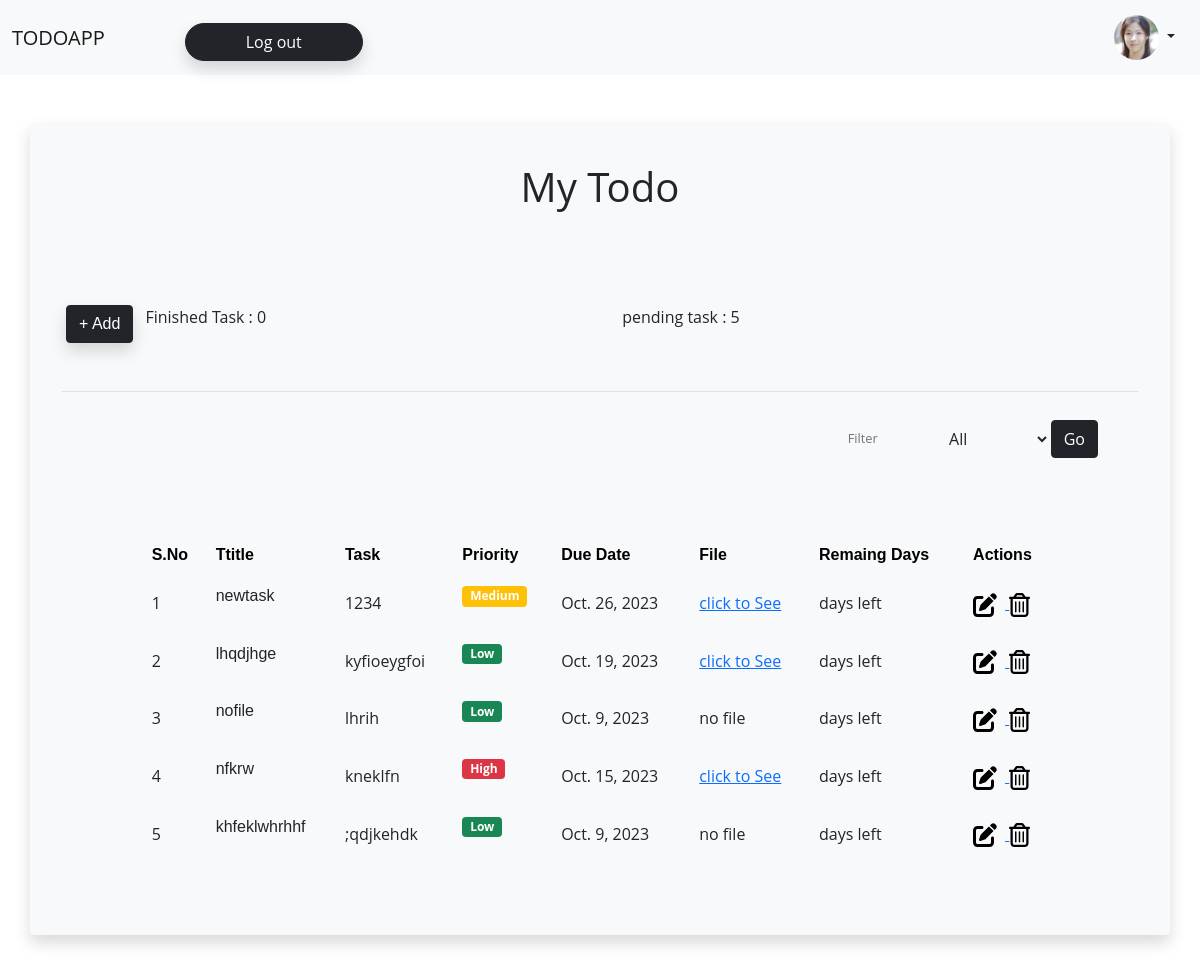
The app's page /index/ (signed in) with its own data.
### adApp/models.py (models this page shows, shortened)
class CustomUser(AbstractUser):
    userIMG = models.ImageField(upload_to="uploads")
    uuid = models.UUIDField(default=uuid.uuid4, editable=False)

class ListDetails(models.Model):
    PRIORTY_LEVEL = [("High", "High"), ("Medium", "Medium"), ("Low", "Low")]
    title = models.CharField(max_length=300)
    slug = models.SlugField(unique=True)
    desc = models.CharField(max_length=300)
    updateDate = models.DateField(default=timezone.now)
    due_date = models.DateField(default=timezone.now)
    is_finished = models.BooleanField(default=False)
    fileUpload = models.FileField(upload_to="uploads/", default=None)
    priority = models.CharField(choices=PRIORTY_LEVEL, max_length=30)
    owner = models.ForeignKey(settings.AUTH_USER_MODEL,
                              on_delete=models.CASCADE)

### adApp/views.py (the view)
# urls.py: path("index/", ShowData.as_view(), name="show"),
class ShowData(LoginRequiredMixin, ListView):
    model = ListDetails
    login_url = "login"
    template_name = "index.html"
    context_object_name = "showdetails"
    def get_queryset(self):
        user = self.request.user
        specificData = ListDetails.objects.none()
        if user.is_authenticated:
            specificData = ListDetails.objects.filter(owner=user)
            return specificData
    def get_context_data(self, **kwargs):
        context = super().get_context_data(**kwargs)
        today = date.today()
        pendigTask = ListDetails.objects.filter(
            is_finished=False, owner=self.request.user).count()
        finishedTask = ListDetails.objects.filter(
            is_finished=True, owner=self.request.user).count()
        context["pendingTask"] = pendigTask
        context["finishedTask"] = finishedTask
        return context

### templates/index.html (shortened to what this page needs)
{% extends 'base.html' %} {% load static %}
{% block content %}
<!DOCTYPE html>
<link rel="stylesheet" href="{% static 'add.css' %}" />
<div class="container m-5 p-2 rounded mx-auto bg-light shadow">
  <div class="row m-1 p-4">
    <div class="col">
      <div class="p-1 h1 text-dark text-center mx-auto display-inline-block">
        My Todo
      </div>
    </div>
  </div>
  <div class="row m-1 p-3">
    <div class="col col-11">
      <div class="row rounded p-2 add-todo-wrapper">
        <div class="col-auto m-0 px-2 d-flex align-items-center">
          <i
            class="fa fa-calendar my-2 px-1 text-primary btn due-date-button"
            data-toggle="tooltip"
            data-placement="bottom"
            title="Set a Due date"></i>
        </div>
      <div class="row">
        <div class="col-auto px-0 mx-0 mr-2">
          <a href="{% url 'add-details' %}">
            <button
              class="btn btn-dark rounded shadow "
              style="font-family: Poppins, sans-serif">
               + Add
            </button>
          </a>
        </div>
        <div class="col-lg-6">
          <p>Finished Task : {{finishedTask}}</p>
        </div>
        <div class="col">
           <p>pending task : {{pendingTask}}</p>
        </div>
      </div>
      </div>
    </div>
  </div>
  <div class="p-2 mx-4 border-black-25 border-bottom"></div>
  <form action="{% url 'showsortlist' 'completed' %}" method="post">
  <div class="row m-1 p-3 px-5 justify-content-end">
    <div class="col-auto d-flex align-items-center">
      <label class="text-secondary my-2 pr-2 view-opt-label">Filter</label>
      <select class="custom-select custom-select-sm btn my-2" name="sortList">
     <option value="all"> <a href="{% url 'show' %}">All</a></option>
      </select>
  <button type="submit" class="btn btn-dark rounded">Go</button>
    </div>
  </div>
  </form>
  <div class="container py-5 h-100">
    <div class="row d-flex justify-content-center align-items-center h-100">
      <div class="col-md-12 col-xl-10">
        <div class="table-responsive">
              <table
                class="table  table-hover table-borderless  align-middle">
                <thead class="table-light">
                <tr style="font-family: Poppins, sans-serif">
                  <th scope="col">S.No</th>
                  <th scope="col">Ttitle</th>
                  <th scope="col">Task</th>
                  <th scope="col">Priority</th>
                  <th scope="col">Due Date</th>
                  <th scope="col">File</th>
                  <th scope="col text-center">Remaing Days</th>
                  <th scope="col text-center">Actions</th>
                  </tr>
                </thead>
                <tbody class="table-group-divider">
                  {% for i in showdetails %}
                  <td class="">{{forloop.counter}}</td>
                  <td>
                    <p
                      class="{% if i.is_finished %} finished-item {%endif%}"
                      style="font-family: Poppins, sans-serif">
                      {{i.title}}
                    </p>
                  </td>
                  <td class="align-middle">{{i.desc}}</td>
                   <td class="align-middle">
                    <h6 class="mb-0">
                      <span>
                        <p
                          class="{% if i.priority == 'High' %} badge bg-danger r {% elif i.priority == 'Medium' %} badge bg-warning {% else %} badge bg-success {%endif%}">
                          {{i.priority}}
                        </p>
                      </span>
                    </h6>
                  </td>
                  <td class="align-middle">{{i.due_date}}</td>
                  {% if i.fileUpload %}
                  <td class="align-middle">
                    <a href="{{i.fileUpload.url}}">click to See</a>
                  </td>
                  {% else %}
                  <td>no file</td>
                  {% endif %}
                  <td class="align-middle">{{i.remaining_days}} days left</td>
                  <td class="align-middle">
                    <a href="{%url 'update-details' i.slug %}">
                    </a>
                    <a href="{% url 'delete-details' i.slug%}">
                    </a>
                  </td>
                  {% endfor%}
                </tbody>
              </table>
            </div>
          </div>
        </div>
      </div>
    </div>
{% endblock %}

### templates/base.html (shortened to what this page needs)
<!DOCTYPE html>
<html lang="en">
  <head>
    <link
      href="https://cdn.jsdelivr.net/npm/bootstrap@5.0.2/dist/css/bootstrap.min.css"
      rel="stylesheet"
 />
  </head>
  <body>
    <nav class="navbar navbar-expand-lg shaodw  navbar-light bg-light">
      <div class="container-fluid">
        <div class="collapse navbar-collapse" id="navbarSupportedContent">
          <a class="navbar-brand mt-2 mt-lg-0" href="#">
            TODOAPP
          </a>
          <ul class="navbar-nav me-auto mb-2 mb-lg-0">
            {% if request.user.is_authenticated %}
            <li class="nav-item">
    <a class="dropdown-item mt-2 mx-5" href="{% url 'logout' %}"
                >
                 <button class="btn btn-dark shadow w-100 rounded-pill ">Log out</button>
                </a
              >
            </li>
          </ul>
        </div>
        <div class="d-flex align-items-center">
          <div class="btn-group">
            <button class="btn  dropdown-toggle" type="button" id="triggerId" data-bs-toggle="dropdown" aria-haspopup="true"
                aria-expanded="false">
                {% if request.user.userIMG %}
                   <img
                   src = "{{user.userIMG.url}}"
            class="rounded-circle"
            height="45"
            alt="Img"
            loading="lazy"
          />
            </button>
          {% endif %}
          </div>
    </div>
            {% endif %}
          </div>
    </nav>
    {% block content %} {% endblock%}
  </body>
</html>

### static/add.css (style rules this page uses)
body { font-family: "Open Sans", sans-serif; line-height: 1.6; }
.view-opt-label, .date-label { font-size: 0.8rem; }

### records on screen
CustomUser: userIMG (picture)
ListDetails: title "newtask", desc "1234", priority "Medium", due_date "Oct. 26, 2023"
ListDetails: title "lhqdjhge", desc "kyfioeygfoi", priority "Low", due_date "Oct. 19, 2023"
ListDetails: title "nofile", desc "lhrih", priority "Low", due_date "Oct. 9, 2023", fileUpload "no file"
ListDetails: title "nfkrw", desc "kneklfn", priority "High", due_date "Oct. 15, 2023"
ListDetails: title "khfeklwhrhhf", desc ";qdjkehdk", priority "Low", due_date "Oct. 9, 2023", fileUpload "no file"

### other values on screen
{{ finishedTask }} "0"
{{ pendingTask }} "5"
